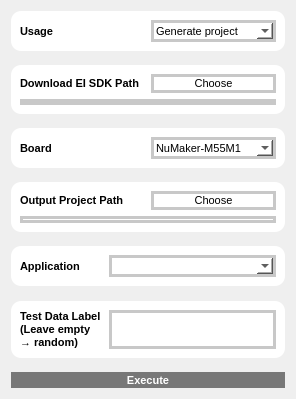
             <widget class="QWidget" name="page_2">
              <layout class="QVBoxLayout" name="verticalLayout_16">
               <item>
                <layout class="QVBoxLayout" name="verticalLayout_15" stretch="2,1,6,1,2,1,6,1,2,1,2,1,2">
                 <item>
                  <widget class="QGroupBox" name="groupBox_28">
                   <property name="sizePolicy">
                    <sizepolicy hsizetype="Preferred" vsizetype="Preferred">
                     <horstretch>0</horstretch>
                     <verstretch>0</verstretch>
                    </sizepolicy>
                   </property>
                   <property name="maximumSize">
                    <size>
                     <width>16777215</width>
                     <height>16777215</height>
                    </size>
                   </property>
                   <property name="styleSheet">
                    <string notr="true">background-color: #FFFFFF; 
border-style: outset;
border-radius: 10px;</string>
                   </property>
                   <property name="title">
                    <string/>
                   </property>
                   <layout class="QHBoxLayout" name="horizontalLayout_20" stretch="4,4">
                    <item>
                     <widget class="QLabel" name="label_51">
                      <property name="sizePolicy">
                       <sizepolicy hsizetype="Expanding" vsizetype="Preferred">
                        <horstretch>2</horstretch>
                        <verstretch>0</verstretch>
                       </sizepolicy>
                      </property>
                      <property name="font">
                       <font>
                        <pointsize>8</pointsize>
                        <weight>75</weight>
                        <bold>true</bold>
                       </font>
                      </property>
                      <property name="text">
                       <string>Usage</string>
                      </property>
                     </widget>
                    </item>
                    <item>
                     <widget class="QComboBox" name="comboBox_11">
                      <property name="sizePolicy">
                       <sizepolicy hsizetype="Expanding" vsizetype="Preferred">
                        <horstretch>0</horstretch>
                        <verstretch>0</verstretch>
                       </sizepolicy>
                      </property>
                      <property name="font">
                       <font>
                        <pointsize>8</pointsize>
                       </font>
                      </property>
                      <property name="styleSheet">
                       <string notr="true">border: 3px solid;
border-radius: 0px;
border-color: rgb(200, 200, 200);</string>
                      </property>
                      <item>
                       <property name="text">
                        <string>Generate project</string>
                       </property>
                      </item>
                     </widget>
                    </item>
                   </layout>
                  </widget>
                 </item>
                 <item>
                  <spacer name="verticalSpacer_27">
                   <property name="orientation">
                    <enum>Qt::Vertical</enum>
                   </property>
                   <property name="sizeHint" stdset="0">
                    <size>
                     <width>20</width>
                     <height>18</height>
                    </size>
                   </property>
                  </spacer>
                 </item>
                 <item>
                  <widget class="QGroupBox" name="groupBox_29">
                   <property name="sizePolicy">
                    <sizepolicy hsizetype="Preferred" vsizetype="Preferred">
                     <horstretch>0</horstretch>
                     <verstretch>0</verstretch>
                    </sizepolicy>
                   </property>
                   <property name="minimumSize">
                    <size>
                     <width>0</width>
                     <height>0</height>
                    </size>
                   </property>
                   <property name="maximumSize">
                    <size>
                     <width>16777215</width>
                     <height>16777215</height>
                    </size>
                   </property>
                   <property name="styleSheet">
                    <string notr="true">background-color: #FFFFFF; 
border-style: outset;
border-radius: 10px;</string>
                   </property>
                   <property name="title">
                    <string/>
                   </property>
                   <layout class="QGridLayout" name="gridLayout_13" rowstretch="1,3" columnstretch="4,4">
                    <item row="0" column="0">
                     <widget class="QLabel" name="label_52">
                      <property name="sizePolicy">
                       <sizepolicy hsizetype="Preferred" vsizetype="Preferred">
                        <horstretch>2</horstretch>
                        <verstretch>0</verstretch>
                       </sizepolicy>
                      </property>
                      <property name="font">
                       <font>
                        <pointsize>8</pointsize>
                        <weight>75</weight>
                        <bold>true</bold>
                       </font>
                      </property>
                      <property name="lineWidth">
                       <number>1</number>
                      </property>
                      <property name="text">
                       <string>Download EI SDK Path</string>
                      </property>
                      <property name="wordWrap">
                       <bool>true</bool>
                      </property>
                     </widget>
                    </item>
                    <item row="0" column="1">
                     <widget class="QPushButton" name="pushButton_14">
                      <property name="sizePolicy">
                       <sizepolicy hsizetype="Preferred" vsizetype="Preferred">
                        <horstretch>0</horstretch>
                        <verstretch>1</verstretch>
                       </sizepolicy>
                      </property>
                      <property name="font">
                       <font>
                        <pointsize>8</pointsize>
                       </font>
                      </property>
                      <property name="styleSheet">
                       <string notr="true">border: 3px solid;
border-radius: 0px;
border-color: rgb(200, 200, 200);</string>
                      </property>
                      <property name="text">
                       <string>Choose</string>
                      </property>
                     </widget>
                    </item>
                    <item row="1" column="0" colspan="2">
                     <widget class="QTextEdit" name="textEdit_12">
                      <property name="sizePolicy">
                       <sizepolicy hsizetype="Ignored" vsizetype="Ignored">
                        <horstretch>3</horstretch>
                        <verstretch>1</verstretch>
                       </sizepolicy>
                      </property>
                      <property name="font">
                       <font>
                        <pointsize>8</pointsize>
                       </font>
                      </property>
                      <property name="styleSheet">
                       <string notr="true">border: 3px solid;
border-radius: 0px;
border-color: rgb(200, 200, 200);</string>
                      </property>
                     </widget>
                    </item>
                   </layout>
                  </widget>
                 </item>
                 <item>
                  <spacer name="verticalSpacer_28">
                   <property name="orientation">
                    <enum>Qt::Vertical</enum>
                   </property>
                   <property name="sizeHint" stdset="0">
                    <size>
                     <width>20</width>
                     <height>18</height>
                    </size>
                   </property>
                  </spacer>
                 </item>
                 <item>
                  <widget class="QGroupBox" name="groupBox_30">
                   <property name="sizePolicy">
                    <sizepolicy hsizetype="Preferred" vsizetype="Preferred">
                     <horstretch>0</horstretch>
                     <verstretch>0</verstretch>
                    </sizepolicy>
                   </property>
                   <property name="maximumSize">
                    <size>
                     <width>16777215</width>
                     <height>16777215</height>
                    </size>
                   </property>
                   <property name="styleSheet">
                    <string notr="true">background-color: #FFFFFF; 
border-style: outset;
border-radius: 10px;</string>
                   </property>
                   <property name="title">
                    <string/>
                   </property>
                   <layout class="QHBoxLayout" name="horizontalLayout_21" stretch="4,4">
                    <item>
                     <widget class="QLabel" name="label_53">
                      <property name="sizePolicy">
                       <sizepolicy hsizetype="Expanding" vsizetype="Preferred">
                        <horstretch>2</horstretch>
                        <verstretch>0</verstretch>
                       </sizepolicy>
                      </property>
                      <property name="font">
                       <font>
                        <pointsize>8</pointsize>
                        <weight>75</weight>
                        <bold>true</bold>
                       </font>
                      </property>
                      <property name="text">
                       <string>Board</string>
                      </property>
                     </widget>
                    </item>
                    <item>
                     <widget class="QComboBox" name="comboBox_12">
                      <property name="sizePolicy">
                       <sizepolicy hsizetype="Expanding" vsizetype="Expanding">
                        <horstretch>1</horstretch>
                        <verstretch>1</verstretch>
                       </sizepolicy>
                      </property>
                      <property name="font">
                       <font>
                        <pointsize>8</pointsize>
                       </font>
                      </property>
                      <property name="styleSheet">
                       <string notr="true">border: 3px solid;
border-radius: 0px;
border-color: rgb(200, 200, 200);</string>
                      </property>
                      <item>
                       <property name="text">
                        <string>NuMaker-M55M1</string>
                       </property>
                      </item>
                     </widget>
                    </item>
                   </layout>
                  </widget>
                 </item>
                 <item>
                  <spacer name="verticalSpacer_29">
                   <property name="orientation">
                    <enum>Qt::Vertical</enum>
                   </property>
                   <property name="sizeHint" stdset="0">
                    <size>
                     <width>20</width>
                     <height>18</height>
                    </size>
                   </property>
                  </spacer>
                 </item>
                 <item>
                  <widget class="QGroupBox" name="groupBox_31">
                   <property name="sizePolicy">
                    <sizepolicy hsizetype="Preferred" vsizetype="Ignored">
                     <horstretch>0</horstretch>
                     <verstretch>0</verstretch>
                    </sizepolicy>
                   </property>
                   <property name="minimumSize">
                    <size>
                     <width>50</width>
                     <height>50</height>
                    </size>
                   </property>
                   <property name="maximumSize">
                    <size>
                     <width>16777215</width>
                     <height>16777215</height>
                    </size>
                   </property>
                   <property name="styleSheet">
                    <string notr="true">background-color: #FFFFFF; 
border-style: outset;
border-radius: 10px;</string>
                   </property>
                   <property name="title">
                    <string/>
                   </property>
                   <layout class="QGridLayout" name="gridLayout_14" rowstretch="1,3" columnstretch="4,4">
                    <item row="0" column="0">
                     <widget class="QLabel" name="label_54">
                      <property name="font">
                       <font>
                        <pointsize>8</pointsize>
                        <weight>75</weight>
                        <bold>true</bold>
                       </font>
                      </property>
                      <property name="text">
                       <string>Output Project Path</string>
                      </property>
                     </widget>
                    </item>
                    <item row="0" column="1">
                     <widget class="QPushButton" name="pushButton_15">
                      <property name="sizePolicy">
                       <sizepolicy hsizetype="Expanding" vsizetype="Preferred">
                        <horstretch>0</horstretch>
                        <verstretch>1</verstretch>
                       </sizepolicy>
                      </property>
                      <property name="font">
                       <font>
                        <pointsize>8</pointsize>
                       </font>
                      </property>
                      <property name="styleSheet">
                       <string notr="true">border: 3px solid;
border-radius: 0px;
border-color: rgb(200, 200, 200);</string>
                      </property>
                      <property name="text">
                       <string>Choose</string>
                      </property>
                     </widget>
                    </item>
                    <item row="1" column="0" colspan="2">
                     <widget class="QTextEdit" name="textEdit_13">
                      <property name="sizePolicy">
                       <sizepolicy hsizetype="Expanding" vsizetype="Ignored">
                        <horstretch>3</horstretch>
                        <verstretch>1</verstretch>
                       </sizepolicy>
                      </property>
                      <property name="font">
                       <font>
                        <pointsize>8</pointsize>
                       </font>
                      </property>
                      <property name="styleSheet">
                       <string notr="true">border: 3px solid;
border-radius: 0px;
border-color: rgb(200, 200, 200);</string>
                      </property>
                     </widget>
                    </item>
                   </layout>
                  </widget>
                 </item>
                 <item>
                  <spacer name="verticalSpacer_31">
                   <property name="orientation">
                    <enum>Qt::Vertical</enum>
                   </property>
                   <property name="sizeHint" stdset="0">
                    <size>
                     <width>20</width>
                     <height>18</height>
                    </size>
                   </property>
                  </spacer>
                 </item>
                 <item>
                  <widget class="QGroupBox" name="groupBox_33">
                   <property name="sizePolicy">
                    <sizepolicy hsizetype="Preferred" vsizetype="Preferred">
                     <horstretch>0</horstretch>
                     <verstretch>0</verstretch>
                    </sizepolicy>
                   </property>
                   <property name="maximumSize">
                    <size>
                     <width>16777215</width>
                     <height>16777215</height>
                    </size>
                   </property>
                   <property name="styleSheet">
                    <string notr="true">background-color: #FFFFFF; 
border-style: outset;
border-radius: 10px;</string>
                   </property>
                   <property name="title">
                    <string/>
                   </property>
                   <layout class="QHBoxLayout" name="horizontalLayout_23" stretch="2,4">
                    <item>
                     <widget class="QLabel" name="label_56">
                      <property name="font">
                       <font>
                        <pointsize>8</pointsize>
                        <weight>75</weight>
                        <bold>true</bold>
                       </font>
                      </property>
                      <property name="text">
                       <string>Application</string>
                      </property>
                      <property name="wordWrap">
                       <bool>true</bool>
                      </property>
                     </widget>
                    </item>
                    <item>
                     <widget class="QComboBox" name="comboBox_14">
                      <property name="sizePolicy">
                       <sizepolicy hsizetype="Expanding" vsizetype="Preferred">
                        <horstretch>1</horstretch>
                        <verstretch>1</verstretch>
                       </sizepolicy>
                      </property>
                      <property name="font">
                       <font>
                        <pointsize>8</pointsize>
                       </font>
                      </property>
                      <property name="styleSheet">
                       <string notr="true">border: 3px solid;
border-radius: 0px;
border-color: rgb(200, 200, 200);</string>
                      </property>
                     </widget>
                    </item>
                   </layout>
                  </widget>
                 </item>
                 <item>
                  <spacer name="verticalSpacer_32">
                   <property name="orientation">
                    <enum>Qt::Vertical</enum>
                   </property>
                   <property name="sizeHint" stdset="0">
                    <size>
                     <width>20</width>
                     <height>18</height>
                    </size>
                   </property>
                  </spacer>
                 </item>
                 <item>
                  <widget class="QGroupBox" name="groupBox_34">
                   <property name="sizePolicy">
                    <sizepolicy hsizetype="Preferred" vsizetype="Ignored">
                     <horstretch>0</horstretch>
                     <verstretch>0</verstretch>
                    </sizepolicy>
                   </property>
                   <property name="maximumSize">
                    <size>
                     <width>16777215</width>
                     <height>16777215</height>
                    </size>
                   </property>
                   <property name="styleSheet">
                    <string notr="true">background-color: #FFFFFF; 
border-style: outset;
border-radius: 10px;</string>
                   </property>
                   <property name="title">
                    <string/>
                   </property>
                   <layout class="QHBoxLayout" name="horizontalLayout_24" stretch="2,4">
                    <item>
                     <widget class="QLabel" name="label_57">
                      <property name="font">
                       <font>
                        <pointsize>8</pointsize>
                        <weight>75</weight>
                        <bold>true</bold>
                       </font>
                      </property>
                      <property name="text">
                       <string>Test Data Label (Leave empty → random)</string>
                      </property>
                      <property name="wordWrap">
                       <bool>true</bool>
                      </property>
                     </widget>
                    </item>
                    <item>
                     <widget class="QLineEdit" name="lineEdit_6">
                      <property name="sizePolicy">
                       <sizepolicy hsizetype="Expanding" vsizetype="Expanding">
                        <horstretch>0</horstretch>
                        <verstretch>0</verstretch>
                       </sizepolicy>
                      </property>
                      <property name="styleSheet">
                       <string notr="true">border: 3px solid;
border-radius: 0px;
border-color: rgb(200, 200, 200);</string>
                      </property>
                     </widget>
                    </item>
                   </layout>
                  </widget>
                 </item>
                 <item>
                  <spacer name="verticalSpacer_33">
                   <property name="orientation">
                    <enum>Qt::Vertical</enum>
                   </property>
                   <property name="sizeHint" stdset="0">
                    <size>
                     <width>20</width>
                     <height>18</height>
                    </size>
                   </property>
                  </spacer>
                 </item>
                 <item>
                  <widget class="QPushButton" name="pushButton_16">
                   <property name="sizePolicy">
                    <sizepolicy hsizetype="Preferred" vsizetype="Preferred">
                     <horstretch>0</horstretch>
                     <verstretch>0</verstretch>
                    </sizepolicy>
                   </property>
                   <property name="font">
                    <font>
                     <pointsize>8</pointsize>
                     <weight>75</weight>
                     <italic>false</italic>
                     <bold>true</bold>
                     <underline>false</underline>
                    </font>
                   </property>
                   <property name="styleSheet">
                    <string notr="true">background-color: #777777;
border-style: outset;
border-radius: 10px;
color: rgb(255, 255, 255);</string>
                   </property>
                   <property name="text">
                    <string>Execute</string>
                   </property>
                   <property name="iconSize">
                    <size>
                     <width>12</width>
                     <height>12</height>
                    </size>
                   </property>
                   <property name="shortcut">
                    <string/>
                   </property>
                  </widget>
                 </item>
                </layout>
               </item>
              </layout>
             </widget>
